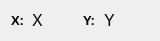
   <widget class="QWidget" name="horizontalLayoutWidget_5">
    <property name="geometry">
     <rect>
      <x>1220</x>
      <y>500</y>
      <width>160</width>
      <height>31</height>
     </rect>
    </property>
    <layout class="QHBoxLayout" name="horizontalLayout_11" stretch="1,3,1,3">
     <item>
      <widget class="QLabel" name="label_14">
       <property name="font">
        <font>
         <pointsize>10</pointsize>
         <weight>75</weight>
         <bold>true</bold>
        </font>
       </property>
       <property name="text">
        <string>X:</string>
       </property>
      </widget>
     </item>
     <item>
      <widget class="QLabel" name="label_x">
       <property name="font">
        <font>
         <pointsize>12</pointsize>
        </font>
       </property>
       <property name="text">
        <string>X</string>
       </property>
      </widget>
     </item>
     <item>
      <widget class="QLabel" name="label_15">
       <property name="font">
        <font>
         <pointsize>10</pointsize>
         <weight>75</weight>
         <bold>true</bold>
        </font>
       </property>
       <property name="text">
        <string>Y:</string>
       </property>
      </widget>
     </item>
     <item>
      <widget class="QLabel" name="label_y">
       <property name="font">
        <font>
         <pointsize>12</pointsize>
        </font>
       </property>
       <property name="text">
        <string>Y</string>
       </property>
      </widget>
     </item>
    </layout>
   </widget>
